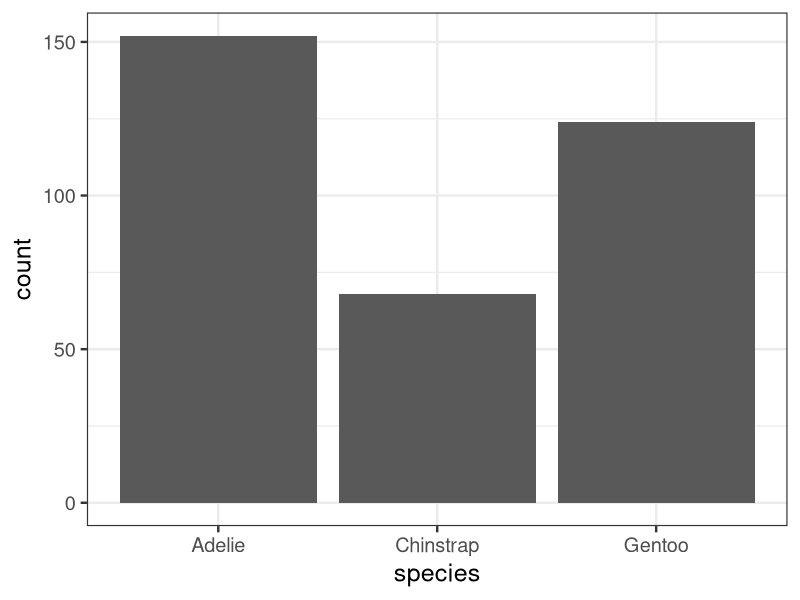
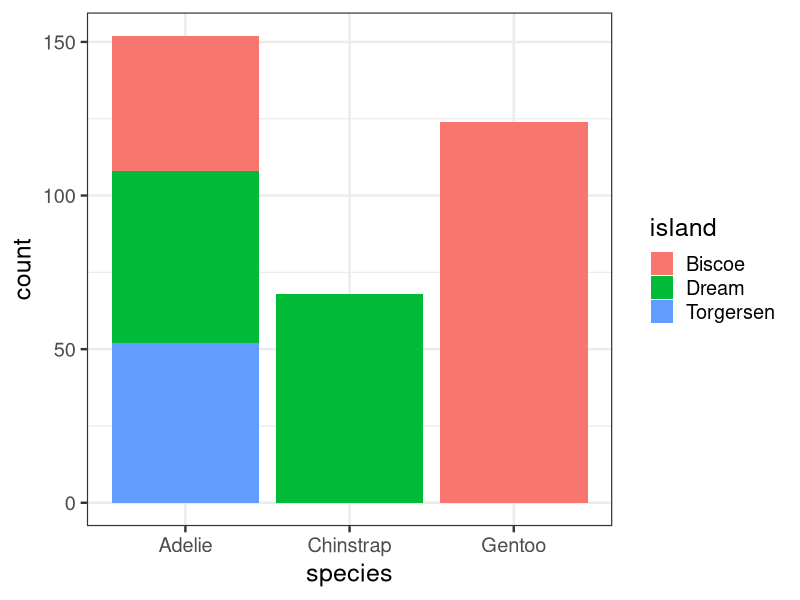
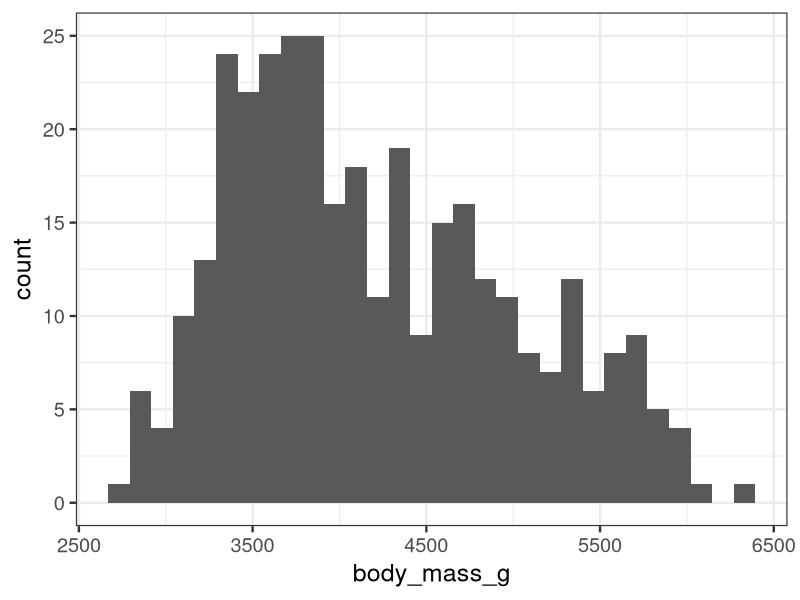
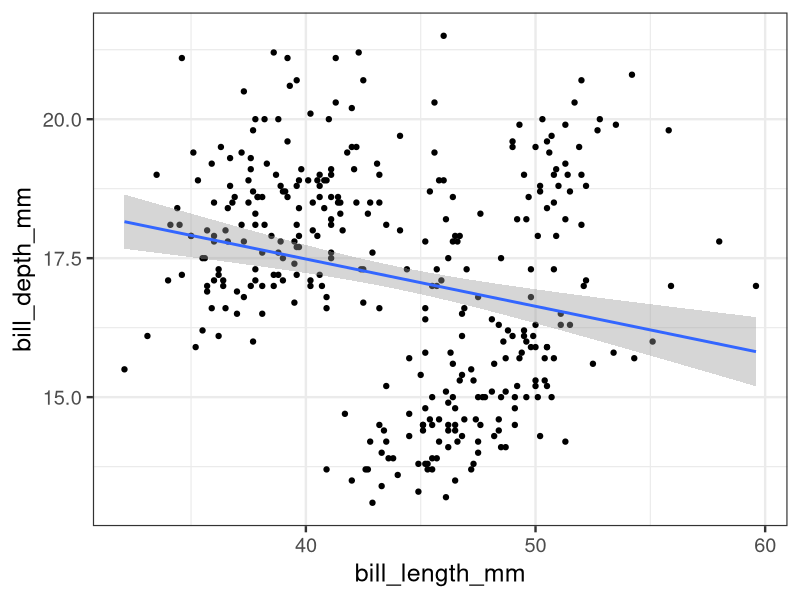
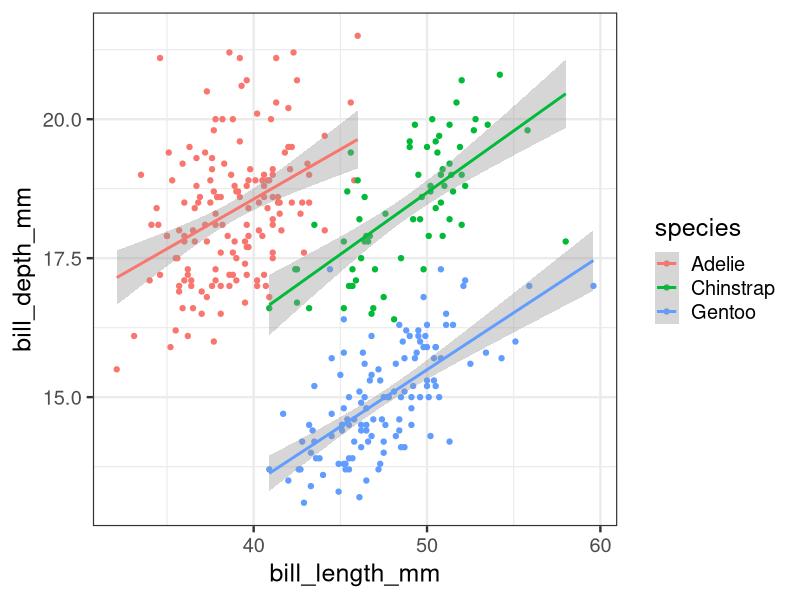

The R script that drew these images, in order: (Note: this script raises an error after producing the figures.)
## ---- chunk 1
library(tidyverse)
library(palmerpenguins)
theme_set(theme_bw(18)) # setting the default theme

## ---- chunk 2
# glimpse() allows us to see a quick summary of the dataframe
glimpse(penguins)

## ---- chunk 3
# built-in Base R function that creates a table within the provided variables
table(penguins$species, penguins$island)

# by tabulating data, we can see that certain combinatons do not have any data
## ---- chunk 4
# the following code will provide the same information as the table above, but in long (instead of wide) format

penguins %>% 
  count(species, island)

## ---- chunk 5
#| label: q1

penguins %>% 
  count(species, island) %>% 
  pivot_wider(names_from = island, 
              values_from = n,
              values_fill = 0) # this argument changes NA values to 0

## ---- chunk 6
species_island_table <- table(penguins$species, penguins$island)
addmargins(species_island_table)

## ---- chunk 7
# Row proportions
prop.table(species_island_table, margin = 1)
# Column proportions
prop.table(species_island_table, margin = 2)

# can't do rows and columns simultaneously (fundamentally different things, use different denominators)
## ---- chunk 8
#| label: q2

# by rows
penguins %>% 
  count(species, island) %>% 
  group_by(species) %>% # tells us which variable we're normalizing within; w/out it, will calc the prop overall
  mutate(prop = n /sum(n)) %>% 
  pivot_longer(cols = island, names_to = )

# by columns
penguins %>% 
  count(species, island) %>% 
  group_by(island) %>% # tells us which variable we're normalizing within; w/out it, will calc the prop overall
  mutate(prop = n /sum(n))
  
## ---- chunk 9
ggplot(penguins, aes(species)) +
  geom_bar()

## ---- chunk 10
#| label: q3

ggplot(penguins, aes(species, fill = island)) +
  geom_bar()

## ---- chunk 11
penguins %>% 
  ggplot(aes(body_mass_g)) +
  geom_histogram()

## ---- chunk 12
#| label: q6

body_masses <- penguins$body_mass_g[!is.na(penguins$body_mass_g)]
mean_mass <- mean(body_masses)
sd_mass <- sd(body_masses) # saves logical outcomes


# taking the mean saves the average of the 0s and 1s that make up the logical operators
win1sd <- mean(body_masses >= mean_mass - sd_mass & body_masses <= mean_mass + sd_mass)
win1sd

win2sd <- mean(body_masses >= mean_mass - 2*sd_mass & body_masses <= mean_mass + 2*sd_mass) 
win2sd
## ---- chunk 13
penguins %>% 
  ggplot(aes(bill_length_mm, bill_depth_mm)) +
  geom_point() +
  geom_smooth(method = "lm")

## ---- chunk 14
#| label: q7

penguins %>% 
  ggplot(aes(bill_length_mm, bill_depth_mm, color = species)) +
  geom_point() +
  geom_smooth(method = "lm")

## ---- chunk 15
# reading in Ukrainian seashell data
seashells <- read_csv(here::here("Donacilla.csv"))

#checking it out
glimpse(seashells)
## ---- chunk 16
# cleaning data a little
# specifically population column and factor names

seashells$population <- recode(seashells$population, 
                               "Budakskaya spit 2017" = "Budasksaya Spit",
                               "Dzharylgach 2016" = "Dzharylgach",
                               "Grigorovka 2019" = "Grigorovka",
                               "Sasyk 2013" = "Sasyk")

seashells <- seashells %>%  
  rename(location = population)
## ---- chunk 17
# making a scatterplot comparing length to width, colored by pop
ggplot(data=seashells, aes(x = l, y = w, color = location)) +
  geom_point() +
  labs(x = "Length (mm)", y = "Width (mm)", title = expression(paste(italic("Donacilla cornea"), " size")), 
  subtitle= "Data from Ukrainian beaches")
## ---- chunk 18
# making a contingency table
pop_color_table <- table(seashells$location, seashells$bg)
addmargins(pop_color_table)
